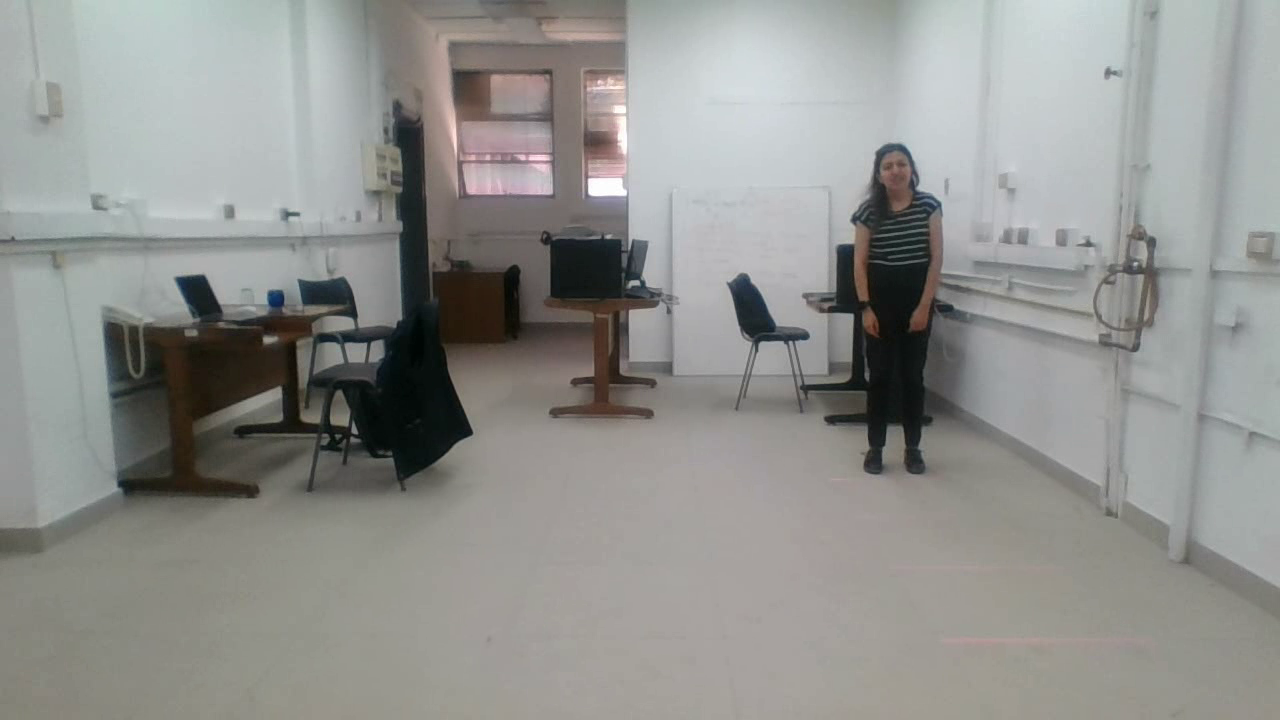
#> input picture frame 17 of Videos/Example_videoA4.avi, 1280 x 720 px, given in place of the camera
$ python Record_video.py
#> lines starting #> are read from the running program, lines starting #| are printed output that depends on the picture; pictures that were not available may be replaced by others from this repository, and a replacement may not be noted
#!/usr/bin/env python
# coding: utf-8

# # Synchronising two cameras
#
# ## Plan:
# 1. Record from two cameras almost simultaneously
# 2. Save videos before synchronising
# 3. Synchronise using audio
# 4. Save synchronise videos

# ## 1. Record from two cameras almost simultaneously

# In[1]:


import numpy as np
import cv2 as cv
import time
import matplotlib.pyplot as plt


# In[2]:


## parameters for recording the videos
# Resolution of the cameras
WFrame = 1280
HFrame = 720

# fps
FPS = 30
VideoL= 7 # video length in s

# Video name
Nvideo= '4'
VideoA = '.\Videos\Example_videoA'+Nvideo+'.avi'
VideoB = '.\Videos\Example_videoB'+Nvideo+'.avi'
VideoConcat = '.\Videos\Example_video_concat_'+Nvideo+'.avi'
Time_info ='.\Videos\Example_video_'+Nvideo+'_t'

t = np.empty((int(VideoL*FPS*1.2),))
t[:] = np.nan

##camera_url='http://192.168.100.7:4747/video/force/1280x720'


# In[3]:


t0 = time.time()
cap = cv.VideoCapture(0, cv.CAP_DSHOW)
cap.set(cv.CAP_PROP_FRAME_WIDTH, WFrame)
cap.set(cv.CAP_PROP_FRAME_HEIGHT, HFrame)
cap.set(cv.CAP_PROP_FPS, int(FPS))
cap.set(cv.CAP_PROP_FOURCC, cv.VideoWriter_fourcc('M', 'J', 'P', 'G'))

#cap1 = cv.VideoCapture(camera_url)
cap1 = cv.VideoCapture(1, cv.CAP_DSHOW)
cap1.set(cv.CAP_PROP_FRAME_WIDTH, WFrame)
cap1.set(cv.CAP_PROP_FRAME_HEIGHT, HFrame)
cap1.set(cv.CAP_PROP_FPS, int(FPS))
cap1.set(cv.CAP_PROP_FOURCC, cv.VideoWriter_fourcc('M', 'J', 'P', 'G'))

# Define the codec and create VideoWriter object
fourcc = cv.VideoWriter_fourcc(*'XVID')
fourcc1 = cv.VideoWriter_fourcc(*'XVID')


out = cv.VideoWriter(VideoA, fourcc, FPS, (WFrame,  HFrame))
out1 = cv.VideoWriter(VideoB, fourcc1, FPS, (WFrame,  HFrame))

counter = 1;

## forsome easons the first frames are slower, so we take them out of the loop
ret, frame = cap.read()
#> frame is the input picture: shape (720, 1280, 3); mean B, G, R 142.7, 145.8, 145.1
ret1, frame1 = cap1.read()
while cap.isOpened():

    ## get images from both cameras
    ret, frame = cap.read()
    ret1, frame1 = cap1.read()

    if not ret or not ret1:
        print("Can't receive frame (stream end?). Exiting ...")
        break

    if counter == 1:
        t[0] = time.time()
        print(t[0]-t0)
    else:
        t[counter-1] = time.time()-t[0]


    if np.mod(counter,2) == 0:
    # contatenate for displaying purposes
        print(np.shape(frame))
        print(np.shape(frame1))
        frame_cat = cv.hconcat([frame,frame1])
        cv.imshow('frame', frame_cat)
        if cv.waitKey(1) != -1:
            break


    # write the frames in both videos
    out.write(frame)
    out1.write(frame1)
    #out2.write(frame_cat)


    elapsed = time.time() - t[0]
    counter = counter+1


    #if (cv.waitKey(1) & 0xFF == ord('q')) or elapsed>=VideoL:
    #    break
    # This option is faster but it doesn't show the video while recording
    if  elapsed>=VideoL:
        break

# Release everything if job is finished
cap.release()
cap1.release()

out.release()
out1.release()
#out2.release()
cv.destroyAllWindows()

t[0] = 0;

print('Number of frames taken = ', counter-1)
print('estimated FPS  = ', (counter-1)/elapsed)
print()
plt.plot(np.diff(t))
np.savez(Time_info, t=t)


# ## Create a video side by side

# In[4]:


# open videos
capA = cv.VideoCapture(VideoA)
capB = cv.VideoCapture(VideoB)

# create a cap to contatenated videos
fourcc = cv.VideoWriter_fourcc(*'XVID')
out = cv.VideoWriter(VideoConcat, fourcc, FPS, (int(WFrame*2),  int(HFrame)))


if (capA.isOpened()== False) or (capB.isOpened()== False):
    print("Error opening video file")


while(capA.isOpened()):

# Capture frame-by-frame
    retA, frameA = capA.read()
    retB, frameB = capB.read()
    if retA == True and retB == True:

        #concat frames and resize
        frameCat = cv.hconcat([frameA,frameB])
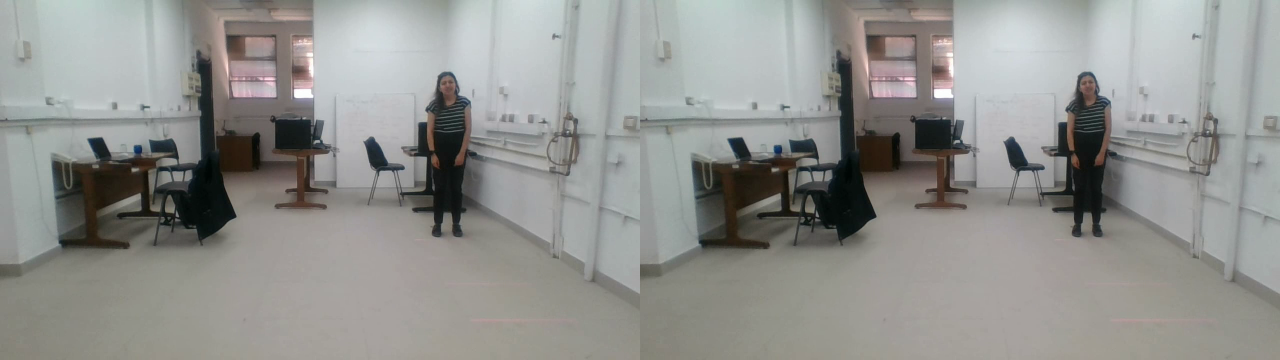
#> frameCat: shape (720, 2560, 3) (shown at 1/2 size); mean B, G, R 142.7, 145.8, 145.1
    # Display the resulting frame
        #cv.imshow('Frame', frameCat)
        out.write(frameCat)
    # Press Q on keyboard to exit
       # if cv.waitKey(25) & 0xFF == ord('q'):
       #     break

# Break the loop
    else:
        break

# When everything done, release
# the video capture object
capA.release()
capB.release()
out.release()

# Closes all the frames
cv.destroyAllWindows()
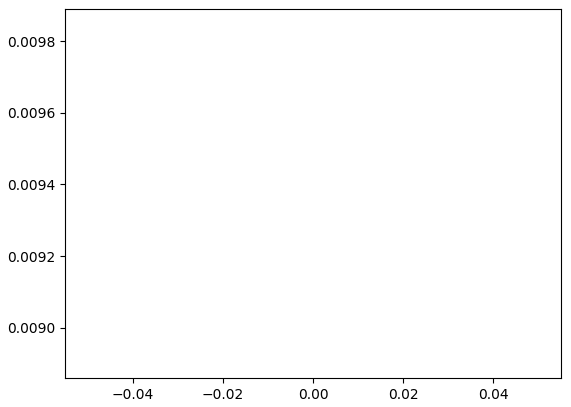
#> figure drawn by matplotlib, 1 panel

$ run again, starting later in the video
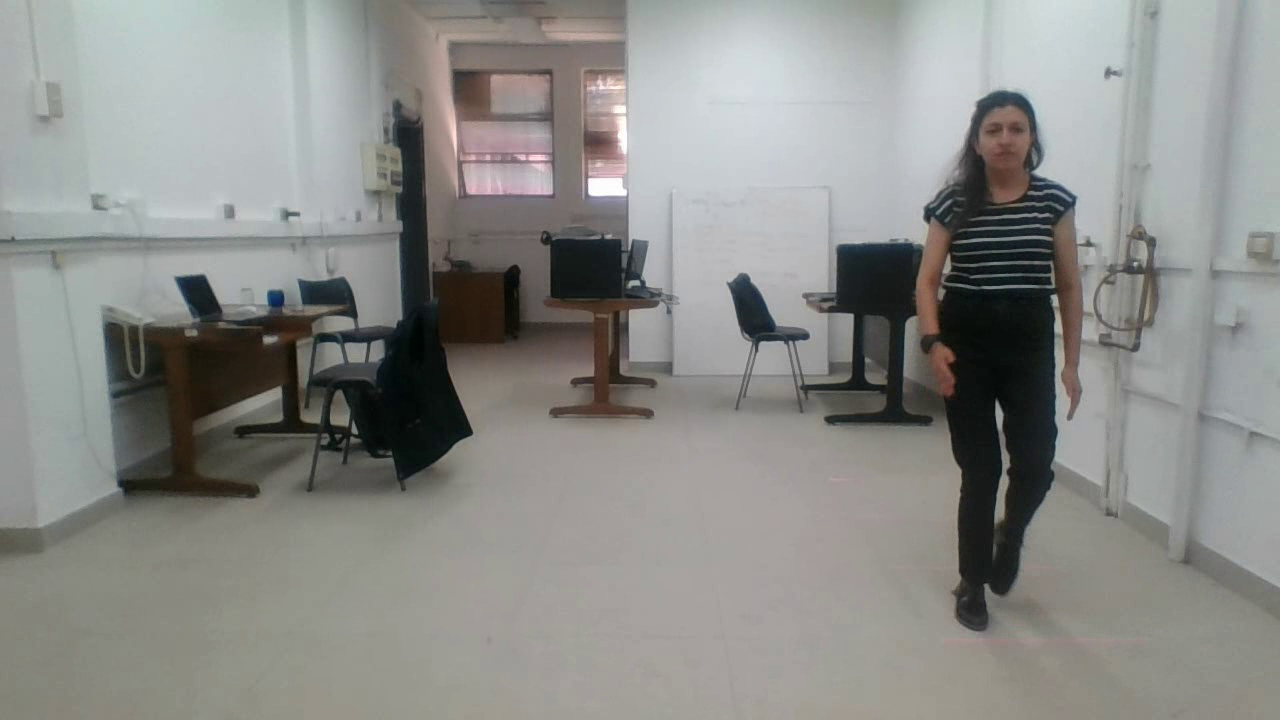
#> input picture frame 77 of Videos/Example_videoA4.avi, 1280 x 720 px, given in place of the camera
#> frame is the input picture: shape (720, 1280, 3); mean B, G, R 136.4, 139.6, 139
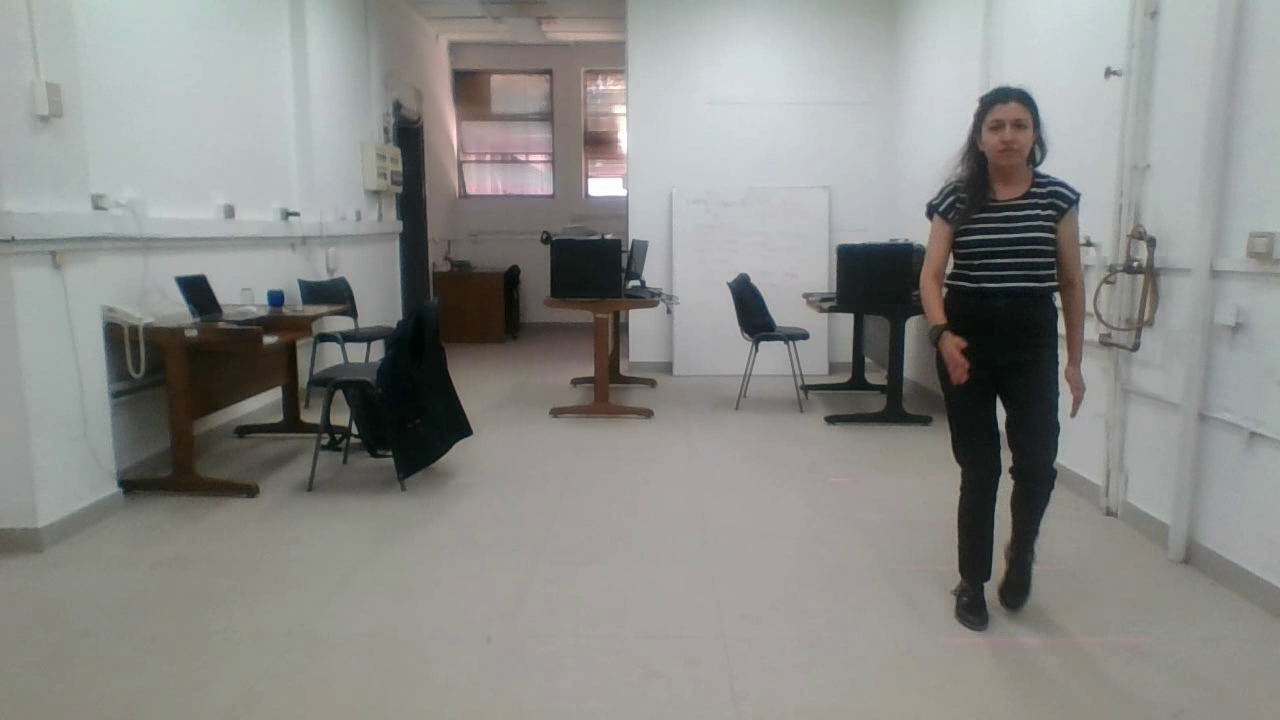
#> input picture frame 78 of Videos/Example_videoA4.avi, 1280 x 720 px, given in place of the camera
#> frame is the input picture: shape (720, 1280, 3); mean B, G, R 136.3, 139.4, 138.9
#> `cv.destroyAllWindows()`:
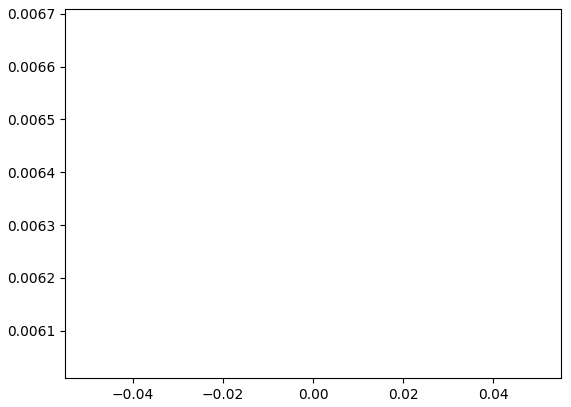
#> figure drawn by matplotlib, 1 panel

$ run again, starting later in the video
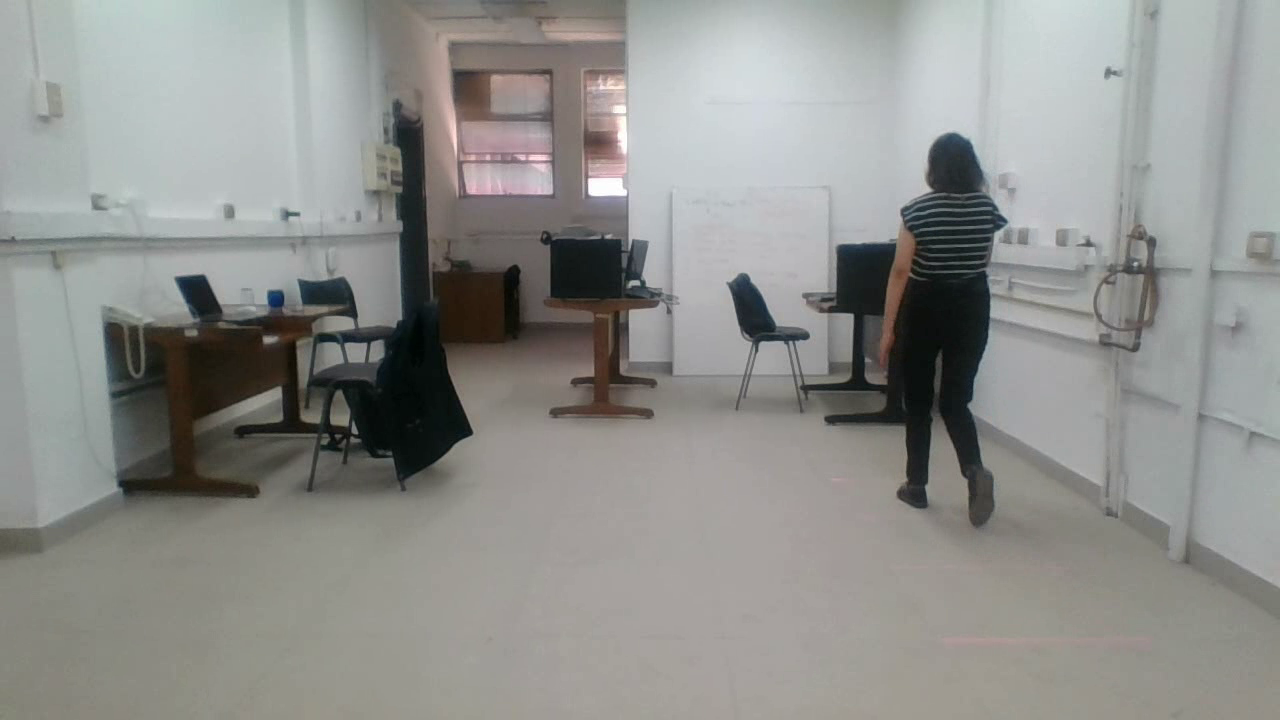
#> input picture frame 137 of Videos/Example_videoA4.avi, 1280 x 720 px, given in place of the camera
#> frame is the input picture: shape (720, 1280, 3); mean B, G, R 140.7, 143.8, 143.1
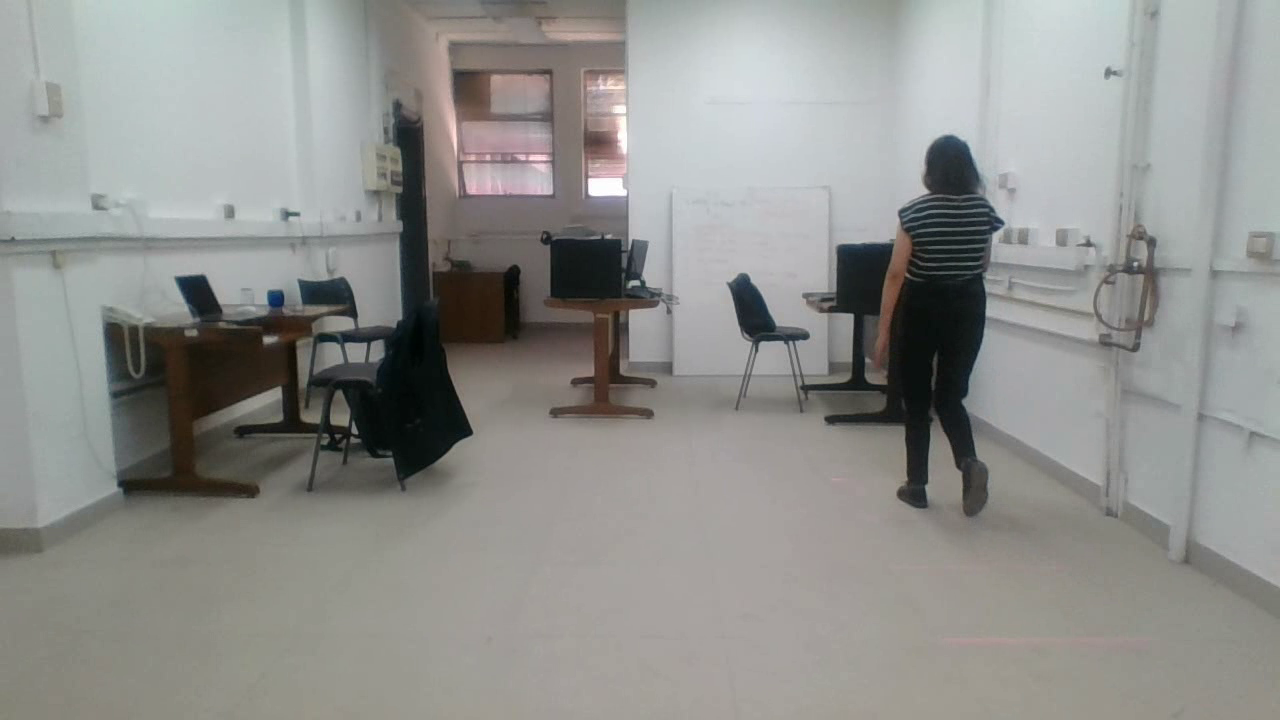
#> input picture frame 138 of Videos/Example_videoA4.avi, 1280 x 720 px, given in place of the camera
#> frame is the input picture: shape (720, 1280, 3); mean B, G, R 141.1, 144.1, 143.4
#> `cv.destroyAllWindows()`:
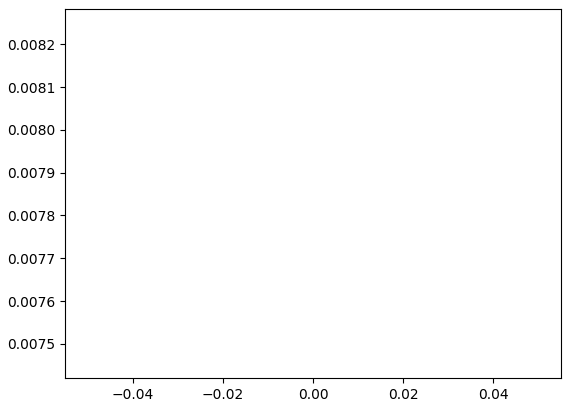
#> figure drawn by matplotlib, 1 panel
